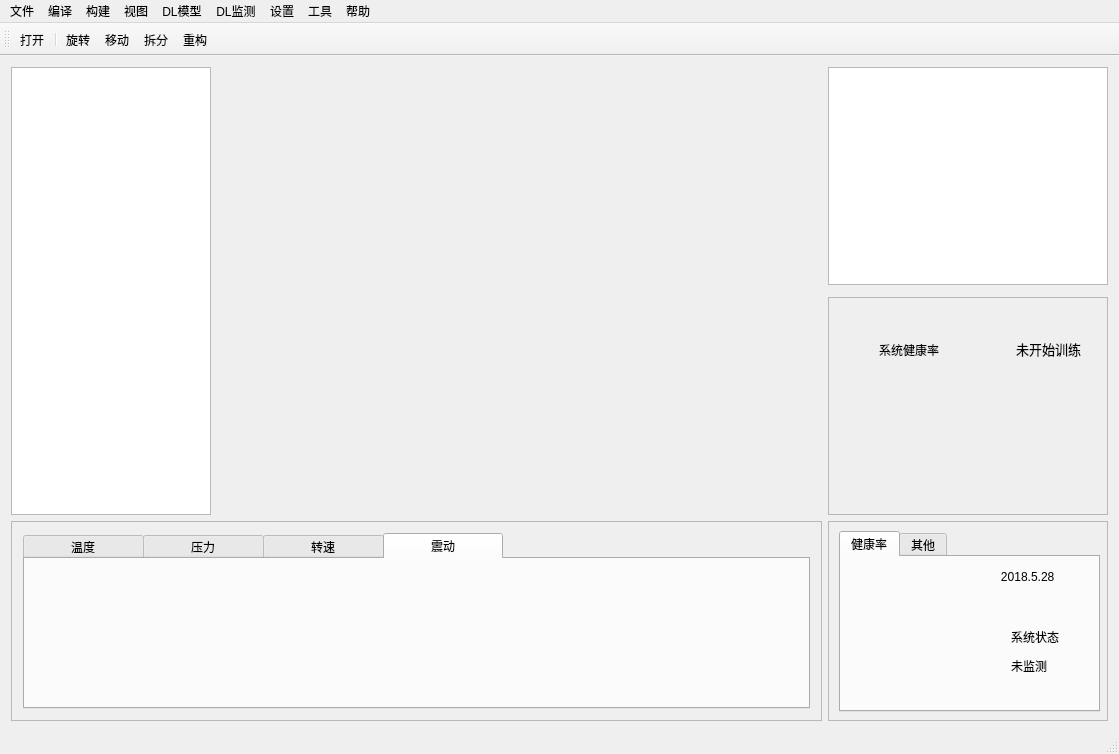
<?xml version="1.0" encoding="UTF-8"?>
<ui version="4.0">
 <class>MainWindow</class>
 <widget class="QMainWindow" name="MainWindow">
  <property name="geometry">
   <rect>
    <x>0</x>
    <y>0</y>
    <width>1119</width>
    <height>754</height>
   </rect>
  </property>
  <property name="windowTitle">
   <string>基于OSG的发电机三维仿真软件</string>
  </property>
  <property name="windowIcon">
   <iconset resource="tubiao.qrc">
    <normaloff>:/new/ico/inet.ico</normaloff>:/new/ico/inet.ico</iconset>
  </property>
  <widget class="QWidget" name="centralWidget">
   <layout class="QGridLayout" name="gridLayout">
    <item row="0" column="1" rowspan="3">
     <widget class="ViewWidget" name="widget" native="true"/>
    </item>
    <item row="0" column="2">
     <widget class="QTableWidget" name="natureTableWidget">
      <property name="maximumSize">
       <size>
        <width>280</width>
        <height>220</height>
       </size>
      </property>
     </widget>
    </item>
    <item row="0" column="0" rowspan="3">
     <widget class="QTreeView" name="dataTree">
      <property name="maximumSize">
       <size>
        <width>200</width>
        <height>16777215</height>
       </size>
      </property>
     </widget>
    </item>
    <item row="3" column="0" colspan="2">
     <widget class="QScrollArea" name="scrollArea_2">
      <property name="minimumSize">
       <size>
        <width>0</width>
        <height>150</height>
       </size>
      </property>
      <property name="maximumSize">
       <size>
        <width>16777215</width>
        <height>200</height>
       </size>
      </property>
      <property name="widgetResizable">
       <bool>true</bool>
      </property>
      <widget class="QWidget" name="scrollAreaWidgetContents_2">
       <property name="geometry">
        <rect>
         <x>0</x>
         <y>0</y>
         <width>813</width>
         <height>198</height>
        </rect>
       </property>
       <layout class="QGridLayout" name="gridLayout_2">
        <item row="0" column="0">
         <widget class="QTabWidget" name="tabWidget">
          <property name="minimumSize">
           <size>
            <width>0</width>
            <height>150</height>
           </size>
          </property>
          <property name="maximumSize">
           <size>
            <width>16777215</width>
            <height>200</height>
           </size>
          </property>
          <property name="styleSheet">
           <string notr="true">QTabBar::tab{width:120}</string>
          </property>
          <property name="currentIndex">
           <number>3</number>
          </property>
          <widget class="QWidget" name="tab">
           <attribute name="title">
            <string>温度</string>
           </attribute>
           <layout class="QVBoxLayout" name="verticalLayout">
            <item>
             <widget class="QCustomPlot" name="widget_QCustomPlot_temperature" native="true">
              <property name="sizePolicy">
               <sizepolicy hsizetype="Expanding" vsizetype="Expanding">
                <horstretch>0</horstretch>
                <verstretch>0</verstretch>
               </sizepolicy>
              </property>
              <property name="minimumSize">
               <size>
                <width>0</width>
                <height>150</height>
               </size>
              </property>
              <property name="maximumSize">
               <size>
                <width>16777215</width>
                <height>200</height>
               </size>
              </property>
             </widget>
            </item>
           </layout>
          </widget>
          <widget class="QWidget" name="tab_2">
           <attribute name="title">
            <string>压力</string>
           </attribute>
           <layout class="QGridLayout" name="gridLayout_5">
            <item row="0" column="0">
             <widget class="QCustomPlot" name="widget_QCustomPlot_Pressure" native="true">
              <property name="sizePolicy">
               <sizepolicy hsizetype="Expanding" vsizetype="Expanding">
                <horstretch>0</horstretch>
                <verstretch>0</verstretch>
               </sizepolicy>
              </property>
              <property name="minimumSize">
               <size>
                <width>0</width>
                <height>150</height>
               </size>
              </property>
              <property name="maximumSize">
               <size>
                <width>16777215</width>
                <height>200</height>
               </size>
              </property>
             </widget>
            </item>
           </layout>
          </widget>
          <widget class="QWidget" name="widget">
           <attribute name="title">
            <string>转速</string>
           </attribute>
           <layout class="QGridLayout" name="gridLayout_3">
            <item row="0" column="0">
             <widget class="QCustomPlot" name="widget_QCustomPlot_Speed" native="true">
              <property name="sizePolicy">
               <sizepolicy hsizetype="Expanding" vsizetype="Expanding">
                <horstretch>0</horstretch>
                <verstretch>0</verstretch>
               </sizepolicy>
              </property>
              <property name="minimumSize">
               <size>
                <width>0</width>
                <height>150</height>
               </size>
              </property>
              <property name="maximumSize">
               <size>
                <width>16777215</width>
                <height>200</height>
               </size>
              </property>
             </widget>
            </item>
           </layout>
          </widget>
          <widget class="QWidget" name="tab_4">
           <attribute name="title">
            <string>震动</string>
           </attribute>
           <layout class="QGridLayout" name="gridLayout_4">
            <item row="0" column="0">
             <widget class="QCustomPlot" name="widget_QCustomPlot_Last" native="true">
              <property name="sizePolicy">
               <sizepolicy hsizetype="Expanding" vsizetype="Expanding">
                <horstretch>0</horstretch>
                <verstretch>0</verstretch>
               </sizepolicy>
              </property>
              <property name="minimumSize">
               <size>
                <width>0</width>
                <height>150</height>
               </size>
              </property>
              <property name="maximumSize">
               <size>
                <width>16777215</width>
                <height>200</height>
               </size>
              </property>
             </widget>
            </item>
           </layout>
          </widget>
         </widget>
        </item>
       </layout>
      </widget>
     </widget>
    </item>
    <item row="3" column="2">
     <widget class="QScrollArea" name="scrollArea_3">
      <property name="maximumSize">
       <size>
        <width>280</width>
        <height>200</height>
       </size>
      </property>
      <property name="widgetResizable">
       <bool>true</bool>
      </property>
      <widget class="QWidget" name="scrollAreaWidgetContents_3">
       <property name="geometry">
        <rect>
         <x>0</x>
         <y>0</y>
         <width>278</width>
         <height>198</height>
        </rect>
       </property>
       <widget class="QTabWidget" name="tabWidget_Predict">
        <property name="geometry">
         <rect>
          <x>10</x>
          <y>9</y>
          <width>261</width>
          <height>181</height>
         </rect>
        </property>
        <property name="currentIndex">
         <number>0</number>
        </property>
        <widget class="QWidget" name="tab_HealthBar">
         <attribute name="title">
          <string>健康率</string>
         </attribute>
         <widget class="QCustomPlot" name="widget_QcustomPlot_health" native="true">
          <property name="geometry">
           <rect>
            <x>0</x>
            <y>-1</y>
            <width>251</width>
            <height>151</height>
           </rect>
          </property>
          <widget class="QLabel" name="label_3">
           <property name="geometry">
            <rect>
             <x>170</x>
             <y>70</y>
             <width>61</width>
             <height>21</height>
            </rect>
           </property>
           <property name="text">
            <string>系统状态</string>
           </property>
          </widget>
          <widget class="QLabel" name="label_time">
           <property name="geometry">
            <rect>
             <x>150</x>
             <y>10</y>
             <width>81</width>
             <height>21</height>
            </rect>
           </property>
           <property name="text">
            <string>   2018.5.28</string>
           </property>
          </widget>
          <widget class="QLabel" name="label_status">
           <property name="geometry">
            <rect>
             <x>170</x>
             <y>100</y>
             <width>61</width>
             <height>20</height>
            </rect>
           </property>
           <property name="text">
            <string>未监测</string>
           </property>
          </widget>
         </widget>
        </widget>
        <widget class="QWidget" name="tab_Linear">
         <attribute name="title">
          <string>其他</string>
         </attribute>
        </widget>
       </widget>
      </widget>
     </widget>
    </item>
    <item row="2" column="2">
     <widget class="QScrollArea" name="scrollArea">
      <property name="maximumSize">
       <size>
        <width>280</width>
        <height>16777215</height>
       </size>
      </property>
      <property name="widgetResizable">
       <bool>true</bool>
      </property>
      <widget class="QWidget" name="scrollAreaWidgetContents">
       <property name="geometry">
        <rect>
         <x>0</x>
         <y>0</y>
         <width>278</width>
         <height>217</height>
        </rect>
       </property>
       <widget class="QLabel" name="correctRate">
        <property name="geometry">
         <rect>
          <x>180</x>
          <y>41</y>
          <width>81</width>
          <height>20</height>
         </rect>
        </property>
        <property name="font">
         <font>
          <family>Arial</family>
          <pointsize>10</pointsize>
         </font>
        </property>
        <property name="text">
         <string>  未开始训练</string>
        </property>
       </widget>
       <widget class="QLabel" name="label">
        <property name="geometry">
         <rect>
          <x>50</x>
          <y>42</y>
          <width>71</width>
          <height>20</height>
         </rect>
        </property>
        <property name="text">
         <string>系统健康率</string>
        </property>
       </widget>
       <widget class="QLabel" name="modelName01">
        <property name="geometry">
         <rect>
          <x>50</x>
          <y>130</y>
          <width>61</width>
          <height>20</height>
         </rect>
        </property>
        <property name="text">
         <string/>
        </property>
       </widget>
       <widget class="QLabel" name="modelCorrect01">
        <property name="geometry">
         <rect>
          <x>183</x>
          <y>130</y>
          <width>51</width>
          <height>20</height>
         </rect>
        </property>
        <property name="text">
         <string/>
        </property>
       </widget>
       <widget class="QLabel" name="modelName02">
        <property name="geometry">
         <rect>
          <x>50</x>
          <y>160</y>
          <width>51</width>
          <height>20</height>
         </rect>
        </property>
        <property name="text">
         <string/>
        </property>
       </widget>
       <widget class="QLabel" name="modelCorrect02">
        <property name="geometry">
         <rect>
          <x>183</x>
          <y>160</y>
          <width>51</width>
          <height>20</height>
         </rect>
        </property>
        <property name="text">
         <string/>
        </property>
       </widget>
       <widget class="QLabel" name="label_ErrorName">
        <property name="geometry">
         <rect>
          <x>50</x>
          <y>90</y>
          <width>171</width>
          <height>20</height>
         </rect>
        </property>
        <property name="text">
         <string/>
        </property>
       </widget>
      </widget>
     </widget>
    </item>
   </layout>
  </widget>
  <widget class="QMenuBar" name="menuBar">
   <property name="geometry">
    <rect>
     <x>0</x>
     <y>0</y>
     <width>1119</width>
     <height>23</height>
    </rect>
   </property>
   <widget class="QMenu" name="File">
    <property name="title">
     <string>文件</string>
    </property>
    <addaction name="action_File_OpenFile"/>
    <addaction name="action_File_SaveFile"/>
    <addaction name="action_File_OpenRecentFile"/>
    <addaction name="action_File_Quit"/>
   </widget>
   <widget class="QMenu" name="Edit">
    <property name="title">
     <string>编译</string>
    </property>
    <addaction name="action_Edit_SetColor"/>
    <addaction name="action_Edit_Split"/>
    <addaction name="action_Edit_Reconsitution"/>
   </widget>
   <widget class="QMenu" name="Structure">
    <property name="title">
     <string>构建</string>
    </property>
    <widget class="QMenu" name="action_Structure_Move_2">
     <property name="title">
      <string>移动</string>
     </property>
     <addaction name="action_pointMove"/>
     <addaction name="action_quickMove"/>
    </widget>
    <widget class="QMenu" name="action_Structure_Rotation">
     <property name="title">
      <string>旋转</string>
     </property>
     <addaction name="action_Structure_Rotation_Vec"/>
     <addaction name="action_Structure_Rotation_Quick"/>
    </widget>
    <addaction name="action_Structure_Move_2"/>
    <addaction name="action_Structure_Rotation"/>
   </widget>
   <widget class="QMenu" name="View">
    <property name="title">
     <string>视图</string>
    </property>
    <addaction name="action_View_FullScreen"/>
    <addaction name="action_View_ReOpen"/>
   </widget>
   <widget class="QMenu" name="Tool">
    <property name="title">
     <string>工具</string>
    </property>
   </widget>
   <widget class="QMenu" name="Help">
    <property name="title">
     <string>帮助</string>
    </property>
   </widget>
   <widget class="QMenu" name="Setting">
    <property name="title">
     <string>设置</string>
    </property>
    <addaction name="action_Setting"/>
   </widget>
   <widget class="QMenu" name="menuDL">
    <property name="title">
     <string>DL模型</string>
    </property>
    <addaction name="action_Choose_Dataset"/>
    <addaction name="action_modelConfirm"/>
    <addaction name="action_4"/>
   </widget>
   <widget class="QMenu" name="menuDL_2">
    <property name="title">
     <string>DL监测</string>
    </property>
    <addaction name="action_predict_start"/>
    <addaction name="action_Predict_End"/>
   </widget>
   <addaction name="File"/>
   <addaction name="Edit"/>
   <addaction name="Structure"/>
   <addaction name="View"/>
   <addaction name="menuDL"/>
   <addaction name="menuDL_2"/>
   <addaction name="Setting"/>
   <addaction name="Tool"/>
   <addaction name="Help"/>
  </widget>
  <widget class="QToolBar" name="mainToolBar">
   <attribute name="toolBarArea">
    <enum>TopToolBarArea</enum>
   </attribute>
   <attribute name="toolBarBreak">
    <bool>false</bool>
   </attribute>
   <addaction name="action_File_OpenFile_2"/>
   <addaction name="separator"/>
   <addaction name="action_Structure_Rotation_Quick_2"/>
   <addaction name="action_Structure_quickMove"/>
   <addaction name="action_Edit_Split_2"/>
   <addaction name="action_Edit_Rotation"/>
  </widget>
  <widget class="QStatusBar" name="statusBar"/>
  <action name="action_File_OpenFile">
   <property name="text">
    <string>打开</string>
   </property>
  </action>
  <action name="action_File_SaveFile">
   <property name="text">
    <string>保存</string>
   </property>
  </action>
  <action name="action_File_OpenRecentFile">
   <property name="text">
    <string>最近</string>
   </property>
  </action>
  <action name="action_File_Quit">
   <property name="text">
    <string>退出</string>
   </property>
  </action>
  <action name="action_Edit_SetColor">
   <property name="text">
    <string>设置颜色</string>
   </property>
  </action>
  <action name="action_pointMove">
   <property name="text">
    <string>定点移动</string>
   </property>
  </action>
  <action name="action_Structure_Rotation_Vec">
   <property name="text">
    <string>Vec</string>
   </property>
  </action>
  <action name="action_Structure_Rotation_Quick">
   <property name="text">
    <string>Quick</string>
   </property>
  </action>
  <action name="action_quickMove">
   <property name="text">
    <string>快速移动</string>
   </property>
  </action>
  <action name="action_Edit_Split">
   <property name="enabled">
    <bool>true</bool>
   </property>
   <property name="text">
    <string>拆分</string>
   </property>
  </action>
  <action name="action_Edit_Reconsitution">
   <property name="enabled">
    <bool>true</bool>
   </property>
   <property name="text">
    <string>重构</string>
   </property>
  </action>
  <action name="action_View_FullScreen">
   <property name="text">
    <string>全屏</string>
   </property>
  </action>
  <action name="action_File_OpenFile_2">
   <property name="icon">
    <iconset resource="tubiao.qrc">
     <normaloff>:/new/ico/Knob Add.ico</normaloff>:/new/ico/Knob Add.ico</iconset>
   </property>
   <property name="text">
    <string>打开</string>
   </property>
   <property name="toolTip">
    <string>打开模型</string>
   </property>
   <property name="shortcut">
    <string>Ctrl+E</string>
   </property>
  </action>
  <action name="action_Structure_Rotation_Quick_2">
   <property name="icon">
    <iconset resource="tubiao.qrc">
     <normaloff>:/new/ico/Knob Refresh.ico</normaloff>:/new/ico/Knob Refresh.ico</iconset>
   </property>
   <property name="text">
    <string>旋转</string>
   </property>
   <property name="toolTip">
    <string>模型旋转</string>
   </property>
  </action>
  <action name="action_Structure_quickMove">
   <property name="icon">
    <iconset resource="tubiao.qrc">
     <normaloff>:/new/ico/Knob Forward.ico</normaloff>:/new/ico/Knob Forward.ico</iconset>
   </property>
   <property name="text">
    <string>移动</string>
   </property>
   <property name="toolTip">
    <string>模型快速移动</string>
   </property>
  </action>
  <action name="action_Edit_Split_2">
   <property name="icon">
    <iconset resource="tubiao.qrc">
     <normaloff>:/new/ico/Knob Fast Forward.ico</normaloff>:/new/ico/Knob Fast Forward.ico</iconset>
   </property>
   <property name="text">
    <string>拆分</string>
   </property>
  </action>
  <action name="action_Edit_Rotation">
   <property name="icon">
    <iconset resource="tubiao.qrc">
     <normaloff>:/new/ico/Knob Fast Rewind.ico</normaloff>:/new/ico/Knob Fast Rewind.ico</iconset>
   </property>
   <property name="text">
    <string>重构</string>
   </property>
  </action>
  <action name="action_View_ReOpen">
   <property name="text">
    <string>重载模型</string>
   </property>
  </action>
  <action name="action_Setting">
   <property name="text">
    <string>设置</string>
   </property>
  </action>
  <action name="action_ChooseTraining">
   <property name="text">
    <string>选择训练</string>
   </property>
  </action>
  <action name="action_modelConfirm">
   <property name="text">
    <string>模型验证</string>
   </property>
  </action>
  <action name="action_4">
   <property name="text">
    <string>自动训练</string>
   </property>
  </action>
  <action name="action_predict_start">
   <property name="text">
    <string>开始监测</string>
   </property>
  </action>
  <action name="action_Predict_End">
   <property name="text">
    <string>结束监测</string>
   </property>
  </action>
  <action name="action_Choose_Dataset">
   <property name="text">
    <string>选择数据集</string>
   </property>
  </action>
 </widget>
 <layoutdefault spacing="6" margin="11"/>
 <customwidgets>
  <customwidget>
   <class>ViewWidget</class>
   <extends>QWidget</extends>
   <header>viewwidget.h</header>
   <container>1</container>
  </customwidget>
  <customwidget>
   <class>QCustomPlot</class>
   <extends>QWidget</extends>
   <header location="global">qcustomplot.h</header>
   <container>1</container>
  </customwidget>
 </customwidgets>
 <resources>
  <include location="tubiao.qrc"/>
 </resources>
 <connections/>
</ui>
